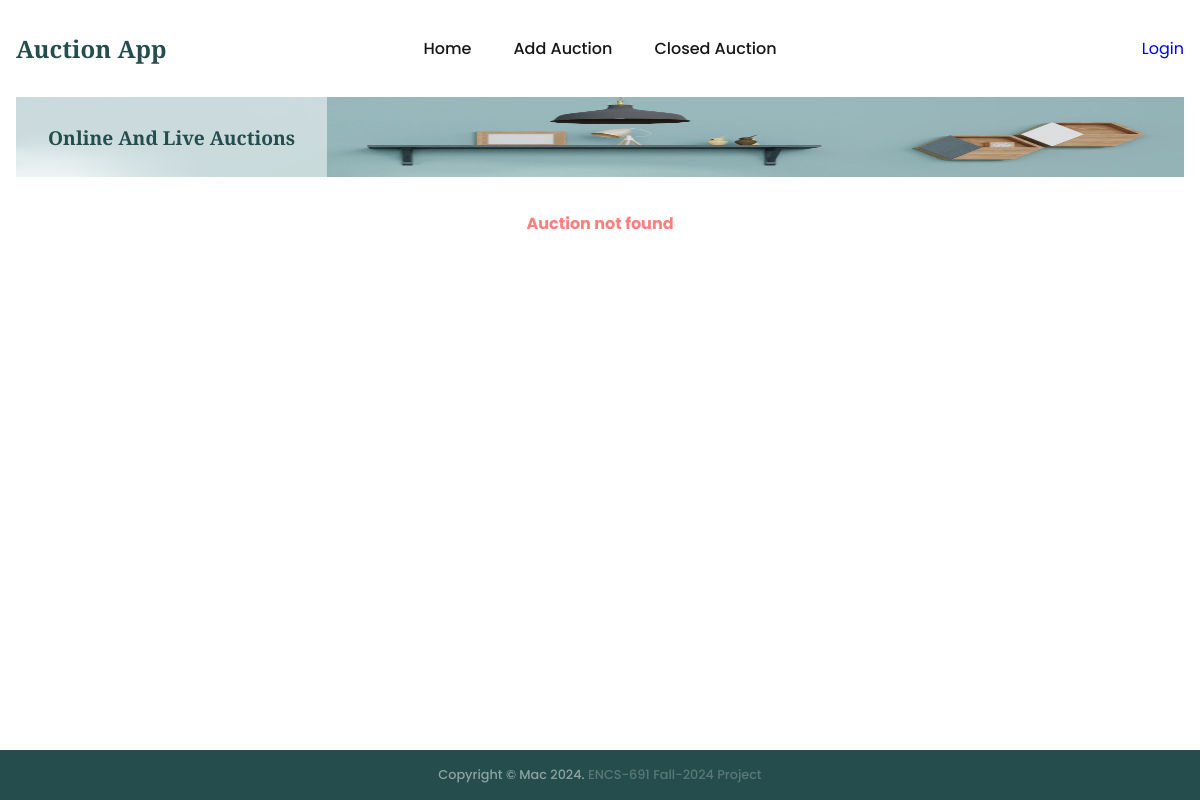
Page /auction/2/sold-items on the earlier database version.
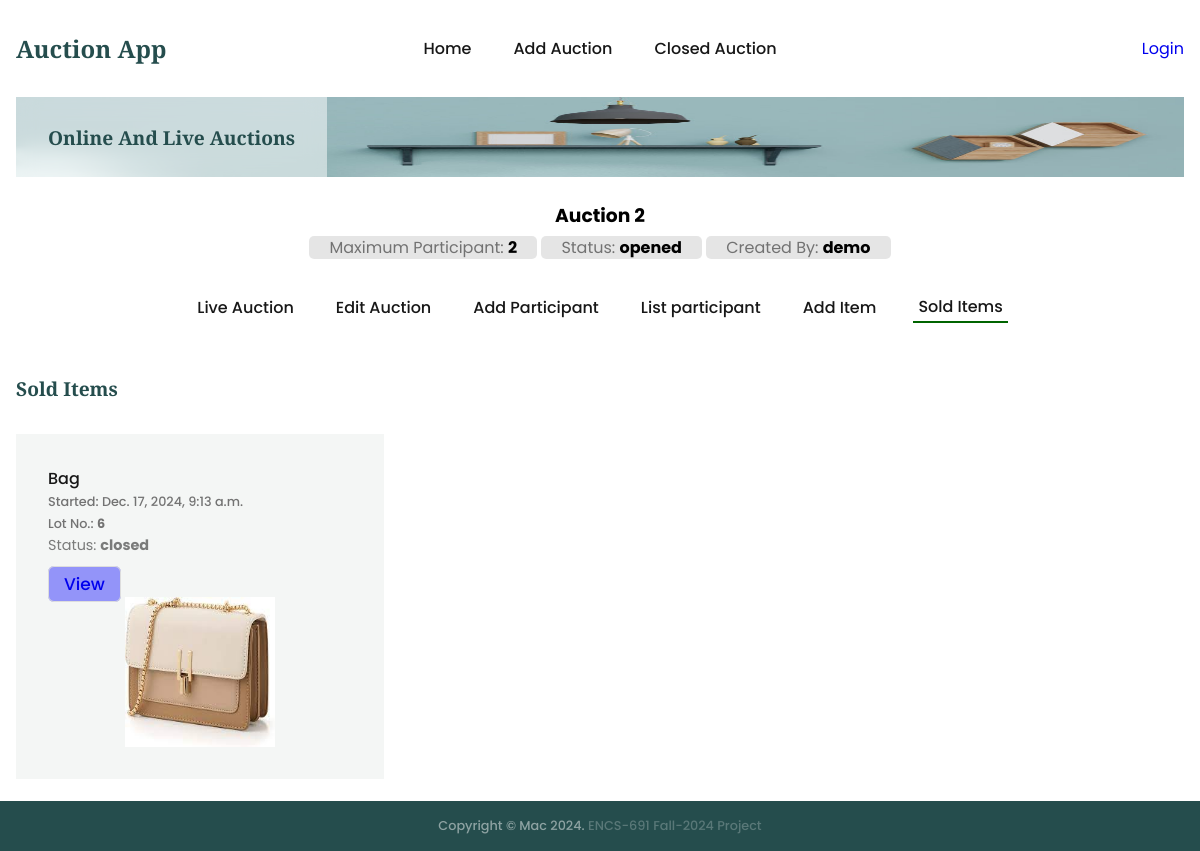
Same page on the later database version.
### auctions/models.py (models this page shows, shortened)
class Auction(models.Model):
    name = models.CharField(max_length=200)
    description = models.CharField(max_length=200)
    status = models.CharField(max_length=200, default='opened')
    auction1 = models.CharField(max_length=200, default='0')
    maxparticipant = models.CharField(max_length=200, default='0')
    username = models.CharField(max_length=200, default='-')
    createdat = models.DateTimeField(default=timezone.now)

class Item(models.Model):
    auctionid = models.CharField(max_length=200)
    name = models.CharField(max_length=200)
    description = models.CharField(max_length=200)
    categoryid = models.CharField(max_length=200)
    subcategoryid = models.CharField(max_length=200)
    status = models.CharField(max_length=200)
    minimumbid = models.IntegerField()
    username = models.CharField(max_length=200)
    image = models.CharField(max_length=200)
    createdat = models.DateTimeField(default=timezone.now)
    startat = models.DateTimeField(default=timezone.now)
    endat = models.DateTimeField()

### auctions/views.py (the view)
# urls.py: path('auction/<int:aid>/sold-items', views.getSoldItems, name='getSoldItems'),
def getSoldItems(req, aid):
    context = {'pageOptions':{'page':'soldItems', 'buttonLabel':'View', 'header':'Sold Items'}}
    auction = getRecordByPk(Auction, aid)
    try:
        filteredItems = Item.objects.filter(auctionid=aid, status='closed')
    except:
        logging.error('getSoldItems: items not found')
        return render(req, 'auctions/auctionIndex.html', context=context)
    else:
        context['auction'] = auction
        context['items'] = filteredItems
        return render(req, 'auctions/auctionIndex.html', context=context)

### auctions/utils.py (called while the page is built)
def getRecordByPk(model, id):
    try:
        record = model.objects.get(pk=id)
    except (KeyError, model.DoesNotExist):
        logging.error('getRecordByPk: model does not exist')
        return None
    else:
        return record

### templates/auctions/auctionIndex.html (shortened to what this page needs)
{% extends "auctions/auctionBase.html" %}
{% block auction_content %}
<div>
    {% if pageOptions %}
    <h4 class="section__header">{{pageOptions.header}}</h4>
    {% if auction and items %}
    <div class="product__grid">
        {% for item in items %}
        <div class="product__card">
            <h4>{{item.name}}</h4>
            <p>Started: {{item.createdat}}</p>
            <p>Lot No.: <strong>{{item.id}}</strong></p>
            <div class="product-status">Status: <strong>{{item.status}}</strong></div>
            <div class="item-flex">
                <div class="btn-div_">
                    <a class="bid-btn" href="{% url 'auctions:bidItem' auction.id item.id %}?page={{pageOptions.page}}">
                        {{pageOptions.buttonLabel}}
                    </a>
                </div>
            </div>
            <img src="{{item.image}}" alt="{{item.name}}" />
        </div>
        {% endfor %}
    </div>
    {% else %}
        <div class="auction-notice">No item found</div>
    {% endif %}
    {% endif %}
</div>
{% endblock %}

### templates/auctions/auctionBase.html
{% extends "base.html" %}
{% block content %}
<section class="section__container product__container" id="product">
    {% if auction %}
    <div class="auctionbase__header">
        <a href="{% url 'auctions:auctionIndex' auction.id %}">
            <h3>{{auction.name}}</h3>
            <span>Maximum Participant: <strong>{{auction.maxparticipant}}</strong></span>
            <span>Status: <strong>{{auction.status}}</strong></span>
            <span>Created By: <strong>{{auction.username}}</strong></span>
        </a>
    </div>
    <nav>
        <ul class="nav__links auction__nav__links" id="nav-links">
                {% with current_url=request.get_full_path %}
                    {% url 'auctions:auctionIndex' auction.id as url %}
                    <li class="{% if current_url == url %} active-menu {%endif%}">
                        <a href="{{ url }}">Live Auction</a>
                    </li>
                    {% url 'auctions:editAuction' auction.id as url %}
                    <li class="{% if current_url == url %} active-menu {%endif%}">
                        <a href="{{ url }}">Edit Auction</a>
                    </li>
                    {% url 'auctions:addParticipant' auction.id as url %}
                    <li class="{% if current_url == url %} active-menu {%endif%}">
                        <a href="{{ url }}">Add Participant</a>
                    </li>
                    {% url 'auctions:listParticipant' auction.id as url %}
                    <li class="{% if current_url == url %} active-menu {%endif%}">
                        <a href="{{ url }}">List participant</a>
                    </li>
                    {% url 'auctions:addItem' auction.id as url%}
                    <li class="{% if current_url == url %} active-menu {%endif%}">
                        <a href="{{ url }}">Add Item</a>
                    </li>
                    {% url 'auctions:getSoldItems' auction.id as url %}
                    <li class="{% if current_url == url %} active-menu {%endif%}">
                        <a href="{{ url }}">Sold Items</a>
                    </li>
                {% endwith %}
        </ul>
    </nav>
    {% include "auctions/message.html" %}
    {% block auction_content %}{% endblock %}
    {% else %}
        <div class="auction-notice">Auction not found</div>
    {% endif %}
</section>
{% endblock %}

### templates/base.html (shortened to what this page needs)
{% load static %}
<!DOCTYPE html>
<html lang="en">
<head>
  <link rel="stylesheet" href="{% static 'css/styles.css' %}" />
</head>
<body>
  <div id="main-container">
    <nav>
      <div class="nav__header">
        <div class="nav__logo">
          <a href="{% url 'auctions:index' %}" class="logo">Auction App</a>
        </div>
      </div>
      <ul class="nav__links" id="nav-links">
        {% with current_url=request.get_full_path %}
        {% url 'auctions:index' as url %}
        <li class="{% if current_url == url %} active-menu {%endif%}">
          <a href="{{url}}">Home</a>
        </li>
        {% url 'auctions:addAuction' as url %}
        <li class="{% if current_url == url %} active-menu {%endif%}">
          <a href="{{url}}">Add Auction</a>
        </li>
        {% url 'auctions:closedAuction' as url %}
        <li class="{% if current_url == url %} active-menu {%endif%}">
          <a href="{{url}}">Closed Auction</a>
        </li>
        {% endwith %}
      </ul>
      <div class="nav__notification" id="nav-notification">
        {% if user.is_authenticated %}
        <div class="user-container">
          <div id="systemuser">{{user.username}}</div>
          <div class="display-none" id="user-settings">
            <div class="logout-user" id="logout-user">Logout</div>
            <hr style="margin: 10px 0;" />
            <div class="deregister-user" id="deregister-user">Deregister</div>
          </div>
        </div>
        <div class="notification-icon" hx-get="{% url 'auctions:notification' %}?type=list" hx-target="#modal-content">
          <svg width="30px" height="30px" viewBox="0 0 24 24" fill="none">
            <path
              d="M12.02 2.90991C8.70997 2.90991 6.01997 5.59991 6.01997 8.90991V11.7999C6.01997 12.4099 5.75997 13.3399 5.44997 13.8599L4.29997 15.7699C3.58997 16.9499 4.07997 18.2599 5.37997 18.6999C9.68997 20.1399 14.34 20.1399 18.65 18.6999C19.86 18.2999 20.39 16.8699 19.73 15.7699L18.58 13.8599C18.28 13.3399 18.02 12.4099 18.02 11.7999V8.90991C18.02 5.60991 15.32 2.90991 12.02 2.90991Z"
              stroke="#292D32" stroke-width="1.5" stroke-miterlimit="10" stroke-linecap="round"></path>
            <path
              d="M13.87 3.19994C13.56 3.10994 13.24 3.03994 12.91 2.99994C11.95 2.87994 11.03 2.94994 10.17 3.19994C10.46 2.45994 11.18 1.93994 12.02 1.93994C12.86 1.93994 13.58 2.45994 13.87 3.19994Z"
              stroke="#292D32" stroke-width="1.5" stroke-miterlimit="10" stroke-linecap="round" stroke-linejoin="round">
            </path>
            <path
              d="M15.02 19.0601C15.02 20.7101 13.67 22.0601 12.02 22.0601C11.2 22.0601 10.44 21.7201 9.90002 21.1801C9.36002 20.6401 9.02002 19.8801 9.02002 19.0601"
              stroke="#292D32" stroke-width="1.5" stroke-miterlimit="10"></path>
          </svg>
          <span class="notification-count" hx-get="{% url 'auctions:notification' %}?type=count" hx-trigger="load"
            hx-target=".notification-count">
          </span>
        </div>
        {% else %}
        <a href="{% url 'users:login' %}">Login</a>
        {% endif %}
      </div>
    </nav>
    <header class="section__container header__container" id="home">
      <div class="header__image">
        <img src="{% static 'images/header.png' %}" alt="header" />
      </div>
      <div class="header__content">
        <div>
          <h1>Online And Live Auctions</h1>
        </div>
      </div>
    </header>
    {% block content %}{% endblock %}
  </div>
  <footer class="footer" id="contact">
    <div class="footer__bar">
      Copyright © Mac 2024. <span class="footer-span">ENCS-691 Fall-2024 Project</span>
    </div>
  </footer>
</body>
</html>

### templates/auctions/message.html (shortened to what this page needs)
<div style="width_: 100%; text-align: center; padding-bottom: 20px;">
</div>

Differences in the rows shown:
added Auction: name "Auction 2", maxparticipant "2", status "opened", username "demo"
added Item: name "Bag", createdat "Dec. 17, 2024, 9:13 a.m.", id "6", status "closed", buttonLabel "View", image (picture)
Other differences:
{{ pageOptions.header }}: (not shown) → "Sold Items"
text no longer shown: "Auction not found"
text now shown: "Maximum Participant: Status: Created By: Live Auction Edit Auction Add Participant List participant Add Item Sold Items"
